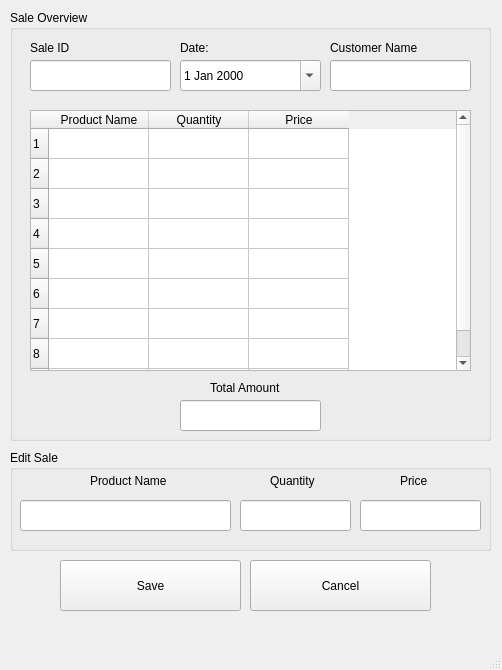
<?xml version="1.0" encoding="UTF-8"?>
<ui version="4.0">
 <class>MainWindow</class>
 <widget class="QMainWindow" name="MainWindow">
  <property name="geometry">
   <rect>
    <x>0</x>
    <y>0</y>
    <width>502</width>
    <height>670</height>
   </rect>
  </property>
  <property name="windowTitle">
   <string>MainWindow</string>
  </property>
  <widget class="QWidget" name="centralwidget">
   <widget class="QPushButton" name="saveSaleButton">
    <property name="geometry">
     <rect>
      <x>60</x>
      <y>560</y>
      <width>181</width>
      <height>51</height>
     </rect>
    </property>
    <property name="text">
     <string>Save</string>
    </property>
   </widget>
   <widget class="QGroupBox" name="groupBox">
    <property name="geometry">
     <rect>
      <x>10</x>
      <y>10</y>
      <width>481</width>
      <height>431</height>
     </rect>
    </property>
    <property name="title">
     <string>Sale Overview</string>
    </property>
    <widget class="QLabel" name="label_2">
     <property name="geometry">
      <rect>
       <x>20</x>
       <y>30</y>
       <width>81</width>
       <height>16</height>
      </rect>
     </property>
     <property name="text">
      <string>Sale ID</string>
     </property>
    </widget>
    <widget class="QLineEdit" name="viewSaleId">
     <property name="geometry">
      <rect>
       <x>20</x>
       <y>50</y>
       <width>141</width>
       <height>31</height>
      </rect>
     </property>
     <property name="alignment">
      <set>Qt::AlignCenter</set>
     </property>
    </widget>
    <widget class="QLabel" name="label_4">
     <property name="geometry">
      <rect>
       <x>170</x>
       <y>30</y>
       <width>55</width>
       <height>16</height>
      </rect>
     </property>
     <property name="text">
      <string>Date:</string>
     </property>
    </widget>
    <widget class="QLineEdit" name="viewCustomerName">
     <property name="geometry">
      <rect>
       <x>320</x>
       <y>50</y>
       <width>141</width>
       <height>31</height>
      </rect>
     </property>
     <property name="alignment">
      <set>Qt::AlignCenter</set>
     </property>
    </widget>
    <widget class="QLabel" name="label_5">
     <property name="geometry">
      <rect>
       <x>320</x>
       <y>30</y>
       <width>101</width>
       <height>16</height>
      </rect>
     </property>
     <property name="text">
      <string>Customer Name</string>
     </property>
    </widget>
    <widget class="QDateEdit" name="viewSaleDate">
     <property name="geometry">
      <rect>
       <x>170</x>
       <y>50</y>
       <width>141</width>
       <height>31</height>
      </rect>
     </property>
     <property name="calendarPopup">
      <bool>true</bool>
     </property>
    </widget>
    <widget class="QLabel" name="label_3">
     <property name="geometry">
      <rect>
       <x>200</x>
       <y>370</y>
       <width>91</width>
       <height>16</height>
      </rect>
     </property>
     <property name="text">
      <string>Total Amount</string>
     </property>
    </widget>
    <widget class="QLineEdit" name="viewTotalAmount">
     <property name="geometry">
      <rect>
       <x>170</x>
       <y>390</y>
       <width>141</width>
       <height>31</height>
      </rect>
     </property>
     <property name="alignment">
      <set>Qt::AlignCenter</set>
     </property>
    </widget>
    <widget class="QTableWidget" name="ProductTable">
     <property name="geometry">
      <rect>
       <x>20</x>
       <y>100</y>
       <width>441</width>
       <height>261</height>
      </rect>
     </property>
     <row>
      <property name="text">
       <string>1</string>
      </property>
     </row>
     <row>
      <property name="text">
       <string>2</string>
      </property>
     </row>
     <row>
      <property name="text">
       <string>3</string>
      </property>
     </row>
     <row>
      <property name="text">
       <string>4</string>
      </property>
     </row>
     <row>
      <property name="text">
       <string>5</string>
      </property>
     </row>
     <row>
      <property name="text">
       <string>6</string>
      </property>
     </row>
     <row>
      <property name="text">
       <string>7</string>
      </property>
     </row>
     <row>
      <property name="text">
       <string>8</string>
      </property>
     </row>
     <row>
      <property name="text">
       <string>10</string>
      </property>
     </row>
     <column>
      <property name="text">
       <string>Product Name</string>
      </property>
     </column>
     <column>
      <property name="text">
       <string>Quantity</string>
      </property>
     </column>
     <column>
      <property name="text">
       <string>Price</string>
      </property>
     </column>
    </widget>
   </widget>
   <widget class="QGroupBox" name="groupBox_2">
    <property name="geometry">
     <rect>
      <x>10</x>
      <y>450</y>
      <width>481</width>
      <height>101</height>
     </rect>
    </property>
    <property name="title">
     <string>Edit Sale</string>
    </property>
    <widget class="QLabel" name="label_6">
     <property name="geometry">
      <rect>
       <x>390</x>
       <y>20</y>
       <width>41</width>
       <height>21</height>
      </rect>
     </property>
     <property name="text">
      <string>Price</string>
     </property>
    </widget>
    <widget class="QLabel" name="label_7">
     <property name="geometry">
      <rect>
       <x>260</x>
       <y>20</y>
       <width>101</width>
       <height>21</height>
      </rect>
     </property>
     <property name="text">
      <string>Quantity</string>
     </property>
    </widget>
    <widget class="QLineEdit" name="ProductName">
     <property name="geometry">
      <rect>
       <x>10</x>
       <y>50</y>
       <width>211</width>
       <height>31</height>
      </rect>
     </property>
     <property name="text">
      <string/>
     </property>
     <property name="alignment">
      <set>Qt::AlignCenter</set>
     </property>
     <property name="readOnly">
      <bool>true</bool>
     </property>
    </widget>
    <widget class="QLineEdit" name="Quantity">
     <property name="geometry">
      <rect>
       <x>230</x>
       <y>50</y>
       <width>111</width>
       <height>31</height>
      </rect>
     </property>
     <property name="text">
      <string/>
     </property>
     <property name="alignment">
      <set>Qt::AlignCenter</set>
     </property>
     <property name="readOnly">
      <bool>false</bool>
     </property>
    </widget>
    <widget class="QLineEdit" name="Price">
     <property name="geometry">
      <rect>
       <x>350</x>
       <y>50</y>
       <width>121</width>
       <height>31</height>
      </rect>
     </property>
     <property name="text">
      <string/>
     </property>
     <property name="alignment">
      <set>Qt::AlignCenter</set>
     </property>
     <property name="readOnly">
      <bool>false</bool>
     </property>
    </widget>
    <widget class="QLabel" name="MaterialName_2">
     <property name="geometry">
      <rect>
       <x>80</x>
       <y>20</y>
       <width>101</width>
       <height>21</height>
      </rect>
     </property>
     <property name="text">
      <string>Product Name</string>
     </property>
    </widget>
   </widget>
   <widget class="QPushButton" name="cancelSaleButton">
    <property name="geometry">
     <rect>
      <x>250</x>
      <y>560</y>
      <width>181</width>
      <height>51</height>
     </rect>
    </property>
    <property name="text">
     <string>Cancel</string>
    </property>
   </widget>
  </widget>
  <widget class="QMenuBar" name="menubar">
   <property name="geometry">
    <rect>
     <x>0</x>
     <y>0</y>
     <width>502</width>
     <height>26</height>
    </rect>
   </property>
  </widget>
  <widget class="QStatusBar" name="statusbar"/>
 </widget>
 <resources/>
 <connections/>
</ui>
